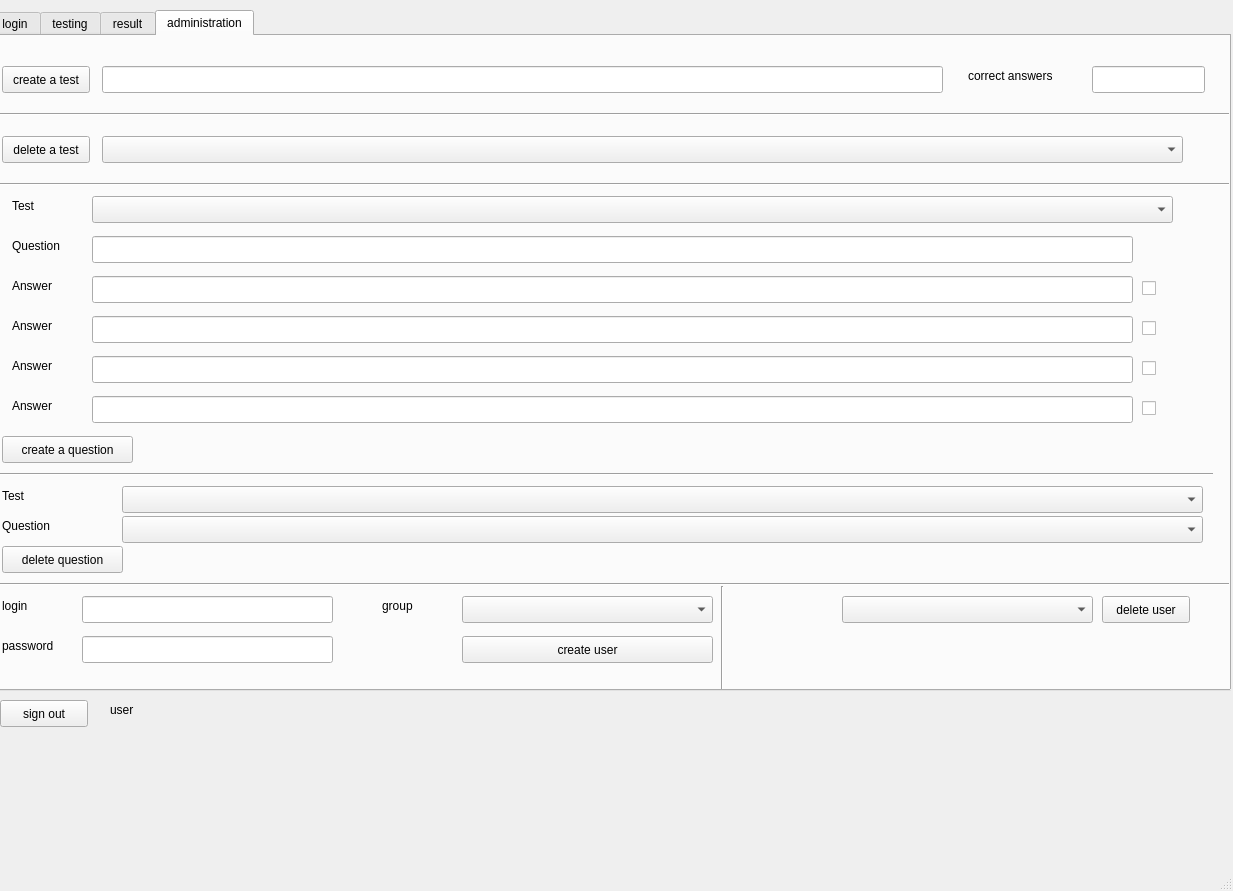
<?xml version="1.0" encoding="UTF-8"?>
<ui version="4.0">
 <class>testing</class>
 <widget class="QMainWindow" name="testing">
  <property name="geometry">
   <rect>
    <x>0</x>
    <y>0</y>
    <width>1233</width>
    <height>891</height>
   </rect>
  </property>
  <property name="windowTitle">
   <string>MainWindow</string>
  </property>
  <widget class="QWidget" name="centralwidget">
   <widget class="QPushButton" name="sign_out_pushButton">
    <property name="geometry">
     <rect>
      <x>0</x>
      <y>700</y>
      <width>88</width>
      <height>27</height>
     </rect>
    </property>
    <property name="text">
     <string>sign out</string>
    </property>
   </widget>
   <widget class="QLabel" name="user_label">
    <property name="geometry">
     <rect>
      <x>110</x>
      <y>700</y>
      <width>67</width>
      <height>19</height>
     </rect>
    </property>
    <property name="text">
     <string>user</string>
    </property>
   </widget>
   <widget class="QTabWidget" name="testing_tabWidget">
    <property name="geometry">
     <rect>
      <x>-10</x>
      <y>10</y>
      <width>1241</width>
      <height>681</height>
     </rect>
    </property>
    <property name="currentIndex">
     <number>3</number>
    </property>
    <widget class="QWidget" name="login_tab">
     <attribute name="title">
      <string>login</string>
     </attribute>
     <widget class="QLabel" name="login_label">
      <property name="geometry">
       <rect>
        <x>10</x>
        <y>20</y>
        <width>67</width>
        <height>17</height>
       </rect>
      </property>
      <property name="text">
       <string>login</string>
      </property>
     </widget>
     <widget class="QLabel" name="password_label">
      <property name="geometry">
       <rect>
        <x>10</x>
        <y>50</y>
        <width>67</width>
        <height>17</height>
       </rect>
      </property>
      <property name="text">
       <string>password</string>
      </property>
     </widget>
     <widget class="QLineEdit" name="login_lineEdit">
      <property name="geometry">
       <rect>
        <x>80</x>
        <y>20</y>
        <width>171</width>
        <height>25</height>
       </rect>
      </property>
     </widget>
     <widget class="QLineEdit" name="password_lineEdit">
      <property name="geometry">
       <rect>
        <x>80</x>
        <y>50</y>
        <width>171</width>
        <height>25</height>
       </rect>
      </property>
     </widget>
     <widget class="QPushButton" name="sig_in_pushButton">
      <property name="geometry">
       <rect>
        <x>120</x>
        <y>80</y>
        <width>89</width>
        <height>25</height>
       </rect>
      </property>
      <property name="text">
       <string>sig in</string>
      </property>
     </widget>
    </widget>
    <widget class="QWidget" name="testing_tab">
     <attribute name="title">
      <string>testing</string>
     </attribute>
     <widget class="QLabel" name="question_label">
      <property name="geometry">
       <rect>
        <x>20</x>
        <y>130</y>
        <width>1151</width>
        <height>81</height>
       </rect>
      </property>
      <property name="text">
       <string>Question</string>
      </property>
     </widget>
     <widget class="QLabel" name="answer1_label">
      <property name="geometry">
       <rect>
        <x>20</x>
        <y>230</y>
        <width>841</width>
        <height>19</height>
       </rect>
      </property>
      <property name="text">
       <string>answer1</string>
      </property>
     </widget>
     <widget class="QLabel" name="answer2_label">
      <property name="geometry">
       <rect>
        <x>20</x>
        <y>260</y>
        <width>841</width>
        <height>19</height>
       </rect>
      </property>
      <property name="text">
       <string>answer2</string>
      </property>
     </widget>
     <widget class="QLabel" name="answer3_label">
      <property name="geometry">
       <rect>
        <x>20</x>
        <y>290</y>
        <width>841</width>
        <height>17</height>
       </rect>
      </property>
      <property name="text">
       <string>answer3</string>
      </property>
     </widget>
     <widget class="QLabel" name="answer4_label">
      <property name="geometry">
       <rect>
        <x>20</x>
        <y>320</y>
        <width>841</width>
        <height>19</height>
       </rect>
      </property>
      <property name="text">
       <string>answer4</string>
      </property>
     </widget>
     <widget class="QCheckBox" name="answer1_checkBox">
      <property name="geometry">
       <rect>
        <x>880</x>
        <y>230</y>
        <width>92</width>
        <height>25</height>
       </rect>
      </property>
      <property name="text">
       <string/>
      </property>
     </widget>
     <widget class="QCheckBox" name="answer2_checkBox">
      <property name="geometry">
       <rect>
        <x>880</x>
        <y>260</y>
        <width>92</width>
        <height>25</height>
       </rect>
      </property>
      <property name="text">
       <string/>
      </property>
     </widget>
     <widget class="QCheckBox" name="answer3_checkBox">
      <property name="geometry">
       <rect>
        <x>880</x>
        <y>290</y>
        <width>92</width>
        <height>25</height>
       </rect>
      </property>
      <property name="text">
       <string/>
      </property>
     </widget>
     <widget class="QCheckBox" name="answer4_checkBox">
      <property name="geometry">
       <rect>
        <x>880</x>
        <y>320</y>
        <width>92</width>
        <height>25</height>
       </rect>
      </property>
      <property name="text">
       <string/>
      </property>
     </widget>
     <widget class="QPushButton" name="answer_pushButton">
      <property name="geometry">
       <rect>
        <x>880</x>
        <y>360</y>
        <width>88</width>
        <height>27</height>
       </rect>
      </property>
      <property name="text">
       <string>answer</string>
      </property>
     </widget>
     <widget class="QComboBox" name="select_test_for_testing_comboBox">
      <property name="geometry">
       <rect>
        <x>20</x>
        <y>60</y>
        <width>371</width>
        <height>27</height>
       </rect>
      </property>
     </widget>
     <widget class="QPushButton" name="select_select_test_for_testing_pushButton">
      <property name="geometry">
       <rect>
        <x>400</x>
        <y>60</y>
        <width>88</width>
        <height>27</height>
       </rect>
      </property>
      <property name="text">
       <string>select test</string>
      </property>
     </widget>
     <widget class="QLabel" name="result_user_label">
      <property name="geometry">
       <rect>
        <x>0</x>
        <y>680</y>
        <width>67</width>
        <height>19</height>
       </rect>
      </property>
      <property name="text">
       <string>result</string>
      </property>
     </widget>
    </widget>
    <widget class="QWidget" name="result_tab">
     <attribute name="title">
      <string>result</string>
     </attribute>
     <widget class="QTableView" name="result_tableView">
      <property name="geometry">
       <rect>
        <x>10</x>
        <y>50</y>
        <width>1201</width>
        <height>661</height>
       </rect>
      </property>
     </widget>
     <widget class="QPushButton" name="open_result_pushButton">
      <property name="geometry">
       <rect>
        <x>10</x>
        <y>20</y>
        <width>88</width>
        <height>27</height>
       </rect>
      </property>
      <property name="text">
       <string>open result</string>
      </property>
     </widget>
     <widget class="QComboBox" name="select_result_comboBox">
      <property name="geometry">
       <rect>
        <x>100</x>
        <y>20</y>
        <width>211</width>
        <height>27</height>
       </rect>
      </property>
     </widget>
    </widget>
    <widget class="QWidget" name="administration_tab">
     <attribute name="title">
      <string>administration</string>
     </attribute>
     <widget class="QComboBox" name="select_test_for_create_question_comboBox">
      <property name="geometry">
       <rect>
        <x>100</x>
        <y>160</y>
        <width>1081</width>
        <height>27</height>
       </rect>
      </property>
     </widget>
     <widget class="QLineEdit" name="create_answer2_lineEdit">
      <property name="geometry">
       <rect>
        <x>100</x>
        <y>280</y>
        <width>1041</width>
        <height>27</height>
       </rect>
      </property>
     </widget>
     <widget class="QLabel" name="create_answer2_label">
      <property name="geometry">
       <rect>
        <x>20</x>
        <y>280</y>
        <width>67</width>
        <height>19</height>
       </rect>
      </property>
      <property name="text">
       <string>Answer</string>
      </property>
     </widget>
     <widget class="QLineEdit" name="create_question_lineEdit">
      <property name="geometry">
       <rect>
        <x>100</x>
        <y>200</y>
        <width>1041</width>
        <height>27</height>
       </rect>
      </property>
     </widget>
     <widget class="QLineEdit" name="create_answer1_lineEdit">
      <property name="geometry">
       <rect>
        <x>100</x>
        <y>240</y>
        <width>1041</width>
        <height>27</height>
       </rect>
      </property>
     </widget>
     <widget class="QLabel" name="create_answer1_label">
      <property name="geometry">
       <rect>
        <x>20</x>
        <y>240</y>
        <width>67</width>
        <height>19</height>
       </rect>
      </property>
      <property name="text">
       <string>Answer</string>
      </property>
     </widget>
     <widget class="QLineEdit" name="create_answer3_lineEdit">
      <property name="geometry">
       <rect>
        <x>100</x>
        <y>320</y>
        <width>1041</width>
        <height>27</height>
       </rect>
      </property>
     </widget>
     <widget class="QLineEdit" name="create_answer4_lineEdit">
      <property name="geometry">
       <rect>
        <x>100</x>
        <y>360</y>
        <width>1041</width>
        <height>27</height>
       </rect>
      </property>
     </widget>
     <widget class="QLabel" name="create_answer3_label">
      <property name="geometry">
       <rect>
        <x>20</x>
        <y>320</y>
        <width>67</width>
        <height>19</height>
       </rect>
      </property>
      <property name="text">
       <string>Answer</string>
      </property>
     </widget>
     <widget class="QLabel" name="create_answer4_label">
      <property name="geometry">
       <rect>
        <x>20</x>
        <y>360</y>
        <width>67</width>
        <height>19</height>
       </rect>
      </property>
      <property name="text">
       <string>Answer</string>
      </property>
     </widget>
     <widget class="QLabel" name="create_question_label">
      <property name="geometry">
       <rect>
        <x>20</x>
        <y>200</y>
        <width>67</width>
        <height>19</height>
       </rect>
      </property>
      <property name="text">
       <string>Question</string>
      </property>
     </widget>
     <widget class="QPushButton" name="create_question_pushButton">
      <property name="geometry">
       <rect>
        <x>10</x>
        <y>400</y>
        <width>131</width>
        <height>27</height>
       </rect>
      </property>
      <property name="text">
       <string>create a question</string>
      </property>
     </widget>
     <widget class="Line" name="line_5">
      <property name="geometry">
       <rect>
        <x>0</x>
        <y>540</y>
        <width>1241</width>
        <height>16</height>
       </rect>
      </property>
      <property name="orientation">
       <enum>Qt::Horizontal</enum>
      </property>
     </widget>
     <widget class="QPushButton" name="create_new_user_pushButton">
      <property name="geometry">
       <rect>
        <x>470</x>
        <y>600</y>
        <width>251</width>
        <height>27</height>
       </rect>
      </property>
      <property name="text">
       <string>create user</string>
      </property>
     </widget>
     <widget class="QLabel" name="group_user_new_label">
      <property name="geometry">
       <rect>
        <x>390</x>
        <y>560</y>
        <width>67</width>
        <height>19</height>
       </rect>
      </property>
      <property name="text">
       <string>group</string>
      </property>
     </widget>
     <widget class="QComboBox" name="create_new_user_comboBox">
      <property name="geometry">
       <rect>
        <x>470</x>
        <y>560</y>
        <width>251</width>
        <height>27</height>
       </rect>
      </property>
     </widget>
     <widget class="QLabel" name="password_new_label">
      <property name="geometry">
       <rect>
        <x>10</x>
        <y>600</y>
        <width>111</width>
        <height>19</height>
       </rect>
      </property>
      <property name="text">
       <string>password</string>
      </property>
     </widget>
     <widget class="QLineEdit" name="password_new_lineEdit">
      <property name="geometry">
       <rect>
        <x>90</x>
        <y>600</y>
        <width>251</width>
        <height>27</height>
       </rect>
      </property>
     </widget>
     <widget class="QLineEdit" name="login_new_lineEdit">
      <property name="geometry">
       <rect>
        <x>90</x>
        <y>560</y>
        <width>251</width>
        <height>27</height>
       </rect>
      </property>
     </widget>
     <widget class="QLabel" name="login_new_label">
      <property name="geometry">
       <rect>
        <x>10</x>
        <y>560</y>
        <width>121</width>
        <height>19</height>
       </rect>
      </property>
      <property name="text">
       <string>login</string>
      </property>
     </widget>
     <widget class="QLineEdit" name="create_test_lineEdit">
      <property name="geometry">
       <rect>
        <x>110</x>
        <y>30</y>
        <width>841</width>
        <height>27</height>
       </rect>
      </property>
     </widget>
     <widget class="QPushButton" name="create_create_test_pushButton">
      <property name="geometry">
       <rect>
        <x>10</x>
        <y>30</y>
        <width>88</width>
        <height>27</height>
       </rect>
      </property>
      <property name="text">
       <string>create a test</string>
      </property>
     </widget>
     <widget class="Line" name="line">
      <property name="geometry">
       <rect>
        <x>720</x>
        <y>550</y>
        <width>20</width>
        <height>171</height>
       </rect>
      </property>
      <property name="orientation">
       <enum>Qt::Vertical</enum>
      </property>
     </widget>
     <widget class="Line" name="line_2">
      <property name="geometry">
       <rect>
        <x>0</x>
        <y>140</y>
        <width>1241</width>
        <height>16</height>
       </rect>
      </property>
      <property name="orientation">
       <enum>Qt::Horizontal</enum>
      </property>
     </widget>
     <widget class="Line" name="line_3">
      <property name="geometry">
       <rect>
        <x>0</x>
        <y>430</y>
        <width>1221</width>
        <height>16</height>
       </rect>
      </property>
      <property name="orientation">
       <enum>Qt::Horizontal</enum>
      </property>
     </widget>
     <widget class="Line" name="line_4">
      <property name="geometry">
       <rect>
        <x>0</x>
        <y>70</y>
        <width>1241</width>
        <height>16</height>
       </rect>
      </property>
      <property name="orientation">
       <enum>Qt::Horizontal</enum>
      </property>
     </widget>
     <widget class="QPushButton" name="delete_test_pushButton">
      <property name="geometry">
       <rect>
        <x>10</x>
        <y>100</y>
        <width>88</width>
        <height>27</height>
       </rect>
      </property>
      <property name="text">
       <string>delete a test</string>
      </property>
     </widget>
     <widget class="QComboBox" name="select_user_for_delete_comboBox">
      <property name="geometry">
       <rect>
        <x>850</x>
        <y>560</y>
        <width>251</width>
        <height>27</height>
       </rect>
      </property>
     </widget>
     <widget class="QPushButton" name="delete_user_pushButton">
      <property name="geometry">
       <rect>
        <x>1110</x>
        <y>560</y>
        <width>88</width>
        <height>27</height>
       </rect>
      </property>
      <property name="text">
       <string>delete user</string>
      </property>
     </widget>
     <widget class="QComboBox" name="select_test_for_delete_question_comboBox">
      <property name="geometry">
       <rect>
        <x>130</x>
        <y>450</y>
        <width>1081</width>
        <height>27</height>
       </rect>
      </property>
     </widget>
     <widget class="QPushButton" name="selec_test_for_create_pushButton_4">
      <property name="geometry">
       <rect>
        <x>10</x>
        <y>510</y>
        <width>121</width>
        <height>27</height>
       </rect>
      </property>
      <property name="text">
       <string>delete question</string>
      </property>
     </widget>
     <widget class="QComboBox" name="select_test_for_create_comboBox_3">
      <property name="geometry">
       <rect>
        <x>130</x>
        <y>480</y>
        <width>1081</width>
        <height>27</height>
       </rect>
      </property>
     </widget>
     <widget class="QLabel" name="select_test_for_create_question_label">
      <property name="geometry">
       <rect>
        <x>20</x>
        <y>160</y>
        <width>67</width>
        <height>19</height>
       </rect>
      </property>
      <property name="text">
       <string>Test</string>
      </property>
     </widget>
     <widget class="QLabel" name="select_test_for_delete_question_label">
      <property name="geometry">
       <rect>
        <x>10</x>
        <y>450</y>
        <width>67</width>
        <height>19</height>
       </rect>
      </property>
      <property name="text">
       <string>Test</string>
      </property>
     </widget>
     <widget class="QLabel" name="select_question_for_delete_question_label">
      <property name="geometry">
       <rect>
        <x>10</x>
        <y>480</y>
        <width>67</width>
        <height>19</height>
       </rect>
      </property>
      <property name="text">
       <string>Question</string>
      </property>
     </widget>
     <widget class="QComboBox" name="delete_test_comboBox">
      <property name="geometry">
       <rect>
        <x>110</x>
        <y>100</y>
        <width>1081</width>
        <height>27</height>
       </rect>
      </property>
     </widget>
     <widget class="QLineEdit" name="correct_answers_lineEdit">
      <property name="geometry">
       <rect>
        <x>1100</x>
        <y>30</y>
        <width>113</width>
        <height>27</height>
       </rect>
      </property>
     </widget>
     <widget class="QLabel" name="correct_answers_label">
      <property name="geometry">
       <rect>
        <x>976</x>
        <y>30</y>
        <width>111</width>
        <height>20</height>
       </rect>
      </property>
      <property name="text">
       <string>correct answers</string>
      </property>
     </widget>
     <widget class="QCheckBox" name="create_answer3_checkBox">
      <property name="geometry">
       <rect>
        <x>1150</x>
        <y>320</y>
        <width>92</width>
        <height>25</height>
       </rect>
      </property>
      <property name="text">
       <string/>
      </property>
     </widget>
     <widget class="QCheckBox" name="create_answer4_checkBox">
      <property name="geometry">
       <rect>
        <x>1150</x>
        <y>360</y>
        <width>92</width>
        <height>25</height>
       </rect>
      </property>
      <property name="text">
       <string/>
      </property>
     </widget>
     <widget class="QCheckBox" name="create_answer2_checkBox">
      <property name="geometry">
       <rect>
        <x>1150</x>
        <y>280</y>
        <width>92</width>
        <height>25</height>
       </rect>
      </property>
      <property name="text">
       <string/>
      </property>
     </widget>
     <widget class="QCheckBox" name="create_answer1_checkBox">
      <property name="geometry">
       <rect>
        <x>1150</x>
        <y>240</y>
        <width>92</width>
        <height>25</height>
       </rect>
      </property>
      <property name="text">
       <string/>
      </property>
     </widget>
    </widget>
   </widget>
  </widget>
  <widget class="QMenuBar" name="menubar">
   <property name="geometry">
    <rect>
     <x>0</x>
     <y>0</y>
     <width>1233</width>
     <height>24</height>
    </rect>
   </property>
  </widget>
  <widget class="QStatusBar" name="statusbar"/>
 </widget>
 <resources/>
 <connections/>
</ui>
